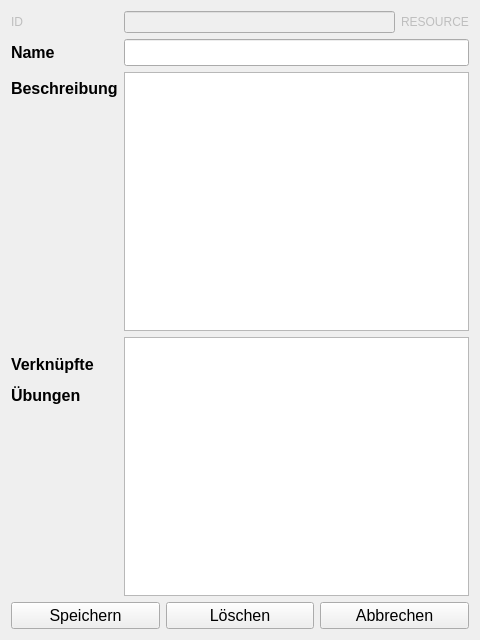
<?xml version="1.0" encoding="UTF-8"?>
<ui version="4.0">
 <class>Form</class>
 <widget class="QWidget" name="Form">
  <property name="geometry">
   <rect>
    <x>0</x>
    <y>0</y>
    <width>480</width>
    <height>640</height>
   </rect>
  </property>
  <property name="windowTitle">
   <string>Form</string>
  </property>
  <layout class="QVBoxLayout" name="verticalLayout">
   <item>
    <layout class="QFormLayout" name="formLayout">
     <item row="0" column="0">
      <widget class="QLabel" name="label_id">
       <property name="enabled">
        <bool>false</bool>
       </property>
       <property name="text">
        <string>ID</string>
       </property>
      </widget>
     </item>
     <item row="0" column="1">
      <layout class="QHBoxLayout" name="horizontalLayout_2">
       <item>
        <widget class="QLineEdit" name="lineEdit_id">
         <property name="enabled">
          <bool>false</bool>
         </property>
         <property name="readOnly">
          <bool>true</bool>
         </property>
        </widget>
       </item>
       <item>
        <widget class="QLabel" name="label_table_name">
         <property name="enabled">
          <bool>false</bool>
         </property>
         <property name="text">
          <string>RESOURCE</string>
         </property>
        </widget>
       </item>
      </layout>
     </item>
     <item row="1" column="0">
      <widget class="QLabel" name="label_name">
       <property name="font">
        <font>
         <pointsize>12</pointsize>
         <weight>75</weight>
         <bold>true</bold>
        </font>
       </property>
       <property name="text">
        <string>Name</string>
       </property>
      </widget>
     </item>
     <item row="1" column="1">
      <widget class="QLineEdit" name="lineEdit_name">
       <property name="font">
        <font>
         <pointsize>12</pointsize>
        </font>
       </property>
       <property name="text">
        <string extracomment="Name der Übung"/>
       </property>
      </widget>
     </item>
     <item row="2" column="0">
      <widget class="QLabel" name="label_description">
       <property name="font">
        <font>
         <pointsize>12</pointsize>
         <weight>75</weight>
         <bold>true</bold>
        </font>
       </property>
       <property name="text">
        <string>Beschreibung</string>
       </property>
      </widget>
     </item>
     <item row="2" column="1">
      <widget class="QTextEdit" name="textEdit_description">
       <property name="font">
        <font>
         <pointsize>12</pointsize>
        </font>
       </property>
      </widget>
     </item>
     <item row="3" column="0">
      <widget class="QLabel" name="label_link_exercise">
       <property name="font">
        <font>
         <pointsize>12</pointsize>
         <weight>75</weight>
         <bold>true</bold>
        </font>
       </property>
       <property name="text">
        <string>&lt;html&gt;&lt;head/&gt;&lt;body&gt;&lt;p&gt;Verknüpfte&lt;/p&gt;&lt;p&gt;Übungen&lt;/p&gt;&lt;/body&gt;&lt;/html&gt;</string>
       </property>
      </widget>
     </item>
     <item row="3" column="1">
      <widget class="QTableWidget" name="table_exercise">
       <property name="font">
        <font>
         <pointsize>12</pointsize>
        </font>
       </property>
       <property name="editTriggers">
        <set>QAbstractItemView::NoEditTriggers</set>
       </property>
       <property name="showDropIndicator" stdset="0">
        <bool>false</bool>
       </property>
       <property name="dragDropOverwriteMode">
        <bool>false</bool>
       </property>
       <property name="alternatingRowColors">
        <bool>true</bool>
       </property>
       <property name="selectionMode">
        <enum>QAbstractItemView::MultiSelection</enum>
       </property>
       <property name="selectionBehavior">
        <enum>QAbstractItemView::SelectRows</enum>
       </property>
       <attribute name="horizontalHeaderCascadingSectionResizes">
        <bool>false</bool>
       </attribute>
      </widget>
     </item>
    </layout>
   </item>
   <item>
    <layout class="QHBoxLayout" name="horizontalLayout">
     <item>
      <widget class="QPushButton" name="pushButton_save">
       <property name="font">
        <font>
         <pointsize>12</pointsize>
        </font>
       </property>
       <property name="text">
        <string>Speichern</string>
       </property>
      </widget>
     </item>
     <item>
      <widget class="QPushButton" name="pushButton_delete">
       <property name="font">
        <font>
         <pointsize>12</pointsize>
        </font>
       </property>
       <property name="text">
        <string>Löschen</string>
       </property>
      </widget>
     </item>
     <item>
      <widget class="QPushButton" name="pushButton_cancel">
       <property name="font">
        <font>
         <pointsize>12</pointsize>
        </font>
       </property>
       <property name="text">
        <string>Abbrechen</string>
       </property>
      </widget>
     </item>
    </layout>
   </item>
  </layout>
 </widget>
 <resources/>
 <connections/>
</ui>
